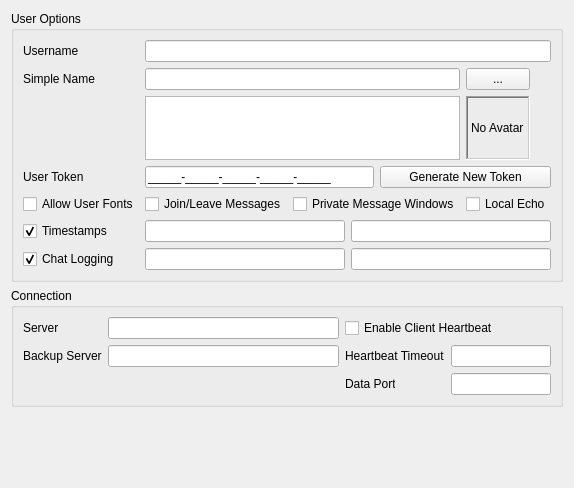
     <widget class="QWidget" name="qwpConnection" >
      <property name="geometry" >
       <rect>
        <x>0</x>
        <y>0</y>
        <width>553</width>
        <height>488</height>
       </rect>
      </property>
      <layout class="QVBoxLayout" name="verticalLayout" >
       <item>
        <widget class="QGroupBox" name="qgpUser" >
         <property name="sizePolicy" >
          <sizepolicy vsizetype="Preferred" hsizetype="Preferred" >
           <horstretch>0</horstretch>
           <verstretch>0</verstretch>
          </sizepolicy>
         </property>
         <property name="title" >
          <string>User Options</string>
         </property>
         <layout class="QGridLayout" name="gridLayout_4" >
          <item row="0" column="1" colspan="4" >
           <widget class="QLineEdit" name="qleUserName" >
            <property name="toolTip" >
             <string>Your raw username, allowing you to enter chat codes to format your name with colors, etc.</string>
            </property>
           </widget>
          </item>
          <item row="0" column="0" >
           <widget class="QLabel" name="qlbUserName" >
            <property name="text" >
             <string>Username</string>
            </property>
           </widget>
          </item>
          <item row="1" column="1" colspan="3" >
           <widget class="QLineEdit" name="qleTextName" >
            <property name="toolTip" >
             <string>The simplified version of your name for use with messaging and such.</string>
            </property>
            <property name="readOnly" >
             <bool>true</bool>
            </property>
           </widget>
          </item>
          <item row="1" column="0" >
           <widget class="QLabel" name="qlbTextName" >
            <property name="text" >
             <string>Simple Name</string>
            </property>
           </widget>
          </item>
          <item row="2" column="1" colspan="3" >
           <widget class="MTextBrowser" name="mtbChatName" >
            <property name="sizePolicy" >
             <sizepolicy vsizetype="Minimum" hsizetype="Preferred" >
              <horstretch>0</horstretch>
              <verstretch>0</verstretch>
             </sizepolicy>
            </property>
            <property name="maximumSize" >
             <size>
              <width>16777215</width>
              <height>64</height>
             </size>
            </property>
            <property name="acceptDrops" >
             <bool>false</bool>
            </property>
            <property name="toolTip" >
             <string>Your username as it will be displayed in chat.</string>
            </property>
            <property name="verticalScrollBarPolicy" >
             <enum>Qt::ScrollBarAlwaysOff</enum>
            </property>
            <property name="horizontalScrollBarPolicy" >
             <enum>Qt::ScrollBarAlwaysOff</enum>
            </property>
            <property name="textInteractionFlags" >
             <set>Qt::TextSelectableByMouse</set>
            </property>
            <property name="openLinks" >
             <bool>false</bool>
            </property>
           </widget>
          </item>
          <item row="2" column="4" >
           <widget class="QLabel" name="qlbAvatar" >
            <property name="minimumSize" >
             <size>
              <width>64</width>
              <height>64</height>
             </size>
            </property>
            <property name="maximumSize" >
             <size>
              <width>64</width>
              <height>64</height>
             </size>
            </property>
            <property name="frameShape" >
             <enum>QFrame::WinPanel</enum>
            </property>
            <property name="frameShadow" >
             <enum>QFrame::Sunken</enum>
            </property>
            <property name="text" >
             <string>No Avatar</string>
            </property>
            <property name="scaledContents" >
             <bool>true</bool>
            </property>
           </widget>
          </item>
          <item row="1" column="4" >
           <widget class="QPushButton" name="qpbBrowseAvatar" >
            <property name="maximumSize" >
             <size>
              <width>64</width>
              <height>16777215</height>
             </size>
            </property>
            <property name="text" >
             <string>...</string>
            </property>
           </widget>
          </item>
          <item row="3" column="1" colspan="2" >
           <widget class="QLineEdit" name="qleUserToken" >
            <property name="toolTip" >
             <string>Your current user token.  This token is used to identify you with the server even if you change your username.  It allows identification if your IP changes or somesuch.</string>
            </property>
            <property name="inputMask" >
             <string>>NNNNN-NNNNN-NNNNN-NNNNN-NNNNN;_</string>
            </property>
            <property name="readOnly" >
             <bool>true</bool>
            </property>
           </widget>
          </item>
          <item row="3" column="3" colspan="2" >
           <widget class="QPushButton" name="qpbGenerateToken" >
            <property name="text" >
             <string>Generate New Token</string>
            </property>
           </widget>
          </item>
          <item row="3" column="0" >
           <widget class="QLabel" name="qlbUserToken" >
            <property name="text" >
             <string>User Token</string>
            </property>
           </widget>
          </item>
          <item row="4" column="0" >
           <widget class="QCheckBox" name="qcbAllowUserFonts" >
            <property name="toolTip" >
             <string>If disabled, all other users will be displayed in the default font, rather than the font they are actually using.</string>
            </property>
            <property name="text" >
             <string>Allow User Fonts</string>
            </property>
           </widget>
          </item>
          <item row="4" column="1" >
           <widget class="QCheckBox" name="qcbShowJoinLeave" >
            <property name="toolTip" >
             <string>Toggles the display of messages when users join/leave chat channels.</string>
            </property>
            <property name="text" >
             <string>Join/Leave Messages</string>
            </property>
           </widget>
          </item>
          <item row="4" column="2" colspan="2" >
           <widget class="QCheckBox" name="qcbMessageWindows" >
            <property name="text" >
             <string>Private Message Windows</string>
            </property>
           </widget>
          </item>
          <item row="4" column="4" >
           <widget class="QCheckBox" name="qcbLocalEcho" >
            <property name="toolTip" >
             <string>Echo your own chat immediatelly, rather than waiting for it to return from the server.</string>
            </property>
            <property name="text" >
             <string>Local Echo</string>
            </property>
           </widget>
          </item>
          <item row="5" column="0" >
           <widget class="QCheckBox" name="qcbTimestamps" >
            <property name="toolTip" >
             <string>Enables timestamps on chat messages.</string>
            </property>
            <property name="text" >
             <string>Timestamps</string>
            </property>
            <property name="checked" >
             <bool>true</bool>
            </property>
           </widget>
          </item>
          <item rowspan="2" row="5" column="1" colspan="4" >
           <layout class="QGridLayout" name="gridLayout_6" >
            <item row="1" column="0" >
             <widget class="QLineEdit" name="qleLogFile" >
              <property name="toolTip" >
               <string>&lt;!DOCTYPE HTML PUBLIC "-//W3C//DTD HTML 4.0//EN" "http://www.w3.org/TR/REC-html40/strict.dtd">
&lt;html>&lt;head>&lt;meta name="qrichtext" content="1" />&lt;style type="text/css">
p, li { white-space: pre-wrap; }
&lt;/style>&lt;/head>&lt;body style=" font-family:'MS Shell Dlg 2'; font-size:8.25pt; font-weight:400; font-style:normal;">
&lt;p style=" margin-top:0px; margin-bottom:0px; margin-left:0px; margin-right:0px; -qt-block-indent:0; text-indent:0px; font-size:8pt;">The log filename template is built using the current date/time when a line is logged, allowing the chat log to be automatically split by day, month, year, etc.&lt;/p>
&lt;p style="-qt-paragraph-type:empty; margin-top:0px; margin-bottom:0px; margin-left:0px; margin-right:0px; -qt-block-indent:0; text-indent:0px; font-size:8pt;">&lt;/p>
&lt;p style=" margin-top:0px; margin-bottom:0px; margin-left:0px; margin-right:0px; -qt-block-indent:0; text-indent:0px; font-size:8pt;">&lt;span style=" font-weight:600;">Log Filename Options:&lt;/span>&lt;/p>
&lt;p style="-qt-paragraph-type:empty; margin-top:0px; margin-bottom:0px; margin-left:0px; margin-right:0px; -qt-block-indent:0; text-indent:0px; font-size:8pt;">&lt;/p>
&lt;p style="-qt-paragraph-type:empty; margin-top:0px; margin-bottom:0px; margin-left:0px; margin-right:0px; -qt-block-indent:0; text-indent:0px; font-size:8pt;">&lt;/p>
&lt;table border="0" style=" margin-top:0px; margin-bottom:0px; margin-left:0px; margin-right:0px;" cellspacing="2" cellpadding="0">
&lt;tr>
&lt;td style=" vertical-align:top;">
&lt;p style=" margin-top:0px; margin-bottom:0px; margin-left:0px; margin-right:0px; -qt-block-indent:0; text-indent:0px; font-size:8pt;">&lt;span style=" font-weight:600;">%d&lt;/span>&lt;/p>&lt;/td>
&lt;td style=" vertical-align:top;">
&lt;p style=" margin-top:0px; margin-bottom:0px; margin-left:0px; margin-right:0px; -qt-block-indent:0; text-indent:0px; font-size:8pt;">The day as number without a leading zero (1 to 31).&lt;/p>&lt;/td>&lt;/tr>
&lt;tr>
&lt;td style=" vertical-align:top;">
&lt;p style=" margin-top:0px; margin-bottom:0px; margin-left:0px; margin-right:0px; -qt-block-indent:0; text-indent:0px; font-size:8pt;">&lt;span style=" font-weight:600;">%dd&lt;/span>&lt;/p>&lt;/td>
&lt;td style=" vertical-align:top;">
&lt;p style=" margin-top:0px; margin-bottom:0px; margin-left:0px; margin-right:0px; -qt-block-indent:0; text-indent:0px; font-size:8pt;">The day as number with a leading zero (01 to 31).&lt;/p>&lt;/td>&lt;/tr>
&lt;tr>
&lt;td style=" vertical-align:top;">
&lt;p style=" margin-top:0px; margin-bottom:0px; margin-left:0px; margin-right:0px; -qt-block-indent:0; text-indent:0px; font-size:8pt;">&lt;span style=" font-weight:600;">%ddd&lt;/span>&lt;/p>&lt;/td>
&lt;td style=" vertical-align:top;">
&lt;p style=" margin-top:0px; margin-bottom:0px; margin-left:0px; margin-right:0px; -qt-block-indent:0; text-indent:0px; font-size:8pt;">The abbreviated localized day name (e.g. 'Mon' to 'Sun').&lt;/p>&lt;/td>&lt;/tr>
&lt;tr>
&lt;td style=" vertical-align:top;">
&lt;p style=" margin-top:0px; margin-bottom:0px; margin-left:0px; margin-right:0px; -qt-block-indent:0; text-indent:0px; font-size:8pt;">&lt;span style=" font-weight:600;">%dddd&lt;/span>&lt;/p>&lt;/td>
&lt;td style=" vertical-align:top;">
&lt;p style=" margin-top:0px; margin-bottom:0px; margin-left:0px; margin-right:0px; -qt-block-indent:0; text-indent:0px; font-size:8pt;">The long localized day name (e.g. 'Monday' to 'Sunday').&lt;/p>&lt;/td>&lt;/tr>
&lt;tr>
&lt;td style=" vertical-align:top;">
&lt;p style=" margin-top:0px; margin-bottom:0px; margin-left:0px; margin-right:0px; -qt-block-indent:0; text-indent:0px; font-size:8pt;">&lt;span style=" font-weight:600;">%m&lt;/span>&lt;/p>&lt;/td>
&lt;td style=" vertical-align:top;">
&lt;p style=" margin-top:0px; margin-bottom:0px; margin-left:0px; margin-right:0px; -qt-block-indent:0; text-indent:0px; font-size:8pt;">The month as number without a leading zero (1-12).&lt;/p>&lt;/td>&lt;/tr>
&lt;tr>
&lt;td style=" vertical-align:top;">
&lt;p style=" margin-top:0px; margin-bottom:0px; margin-left:0px; margin-right:0px; -qt-block-indent:0; text-indent:0px; font-size:8pt;">&lt;span style=" font-weight:600;">%mm&lt;/span>&lt;/p>&lt;/td>
&lt;td style=" vertical-align:top;">
&lt;p style=" margin-top:0px; margin-bottom:0px; margin-left:0px; margin-right:0px; -qt-block-indent:0; text-indent:0px; font-size:8pt;">The month as number with a leading zero (01-12).&lt;/p>&lt;/td>&lt;/tr>
&lt;tr>
&lt;td style=" vertical-align:top;">
&lt;p style=" margin-top:0px; margin-bottom:0px; margin-left:0px; margin-right:0px; -qt-block-indent:0; text-indent:0px; font-size:8pt;">&lt;span style=" font-weight:600;">%mmm&lt;/span>&lt;/p>&lt;/td>
&lt;td style=" vertical-align:top;">
&lt;p style=" margin-top:0px; margin-bottom:0px; margin-left:0px; margin-right:0px; -qt-block-indent:0; text-indent:0px; font-size:8pt;">The abbreviated localized month name (e.g. 'Jan' to 'Dec').&lt;/p>&lt;/td>&lt;/tr>
&lt;tr>
&lt;td style=" vertical-align:top;">
&lt;p style=" margin-top:0px; margin-bottom:0px; margin-left:0px; margin-right:0px; -qt-block-indent:0; text-indent:0px; font-size:8pt;">&lt;span style=" font-weight:600;">%mmmm  &lt;/span>&lt;/p>&lt;/td>
&lt;td style=" vertical-align:top;">
&lt;p style=" margin-top:0px; margin-bottom:0px; margin-left:0px; margin-right:0px; -qt-block-indent:0; text-indent:0px; font-size:8pt;">The long localized month name (e.g. 'January' to 'December').&lt;/p>&lt;/td>&lt;/tr>
&lt;tr>
&lt;td style=" vertical-align:top;">
&lt;p style=" margin-top:0px; margin-bottom:0px; margin-left:0px; margin-right:0px; -qt-block-indent:0; text-indent:0px; font-size:8pt;">&lt;span style=" font-weight:600;">%yy&lt;/span>&lt;/p>&lt;/td>
&lt;td style=" vertical-align:top;">
&lt;p style=" margin-top:0px; margin-bottom:0px; margin-left:0px; margin-right:0px; -qt-block-indent:0; text-indent:0px; font-size:8pt;">The year as two digit number (00-99).&lt;/p>&lt;/td>&lt;/tr>
&lt;tr>
&lt;td style=" vertical-align:top;">
&lt;p style=" margin-top:0px; margin-bottom:0px; margin-left:0px; margin-right:0px; -qt-block-indent:0; text-indent:0px; font-size:8pt;">&lt;span style=" font-weight:600;">%yyyy&lt;/span>&lt;/p>&lt;/td>
&lt;td style=" vertical-align:top;">
&lt;p style=" margin-top:0px; margin-bottom:0px; margin-left:0px; margin-right:0px; -qt-block-indent:0; text-indent:0px; font-size:8pt;">The year as four digit number.&lt;/p>&lt;/td>&lt;/tr>
&lt;tr>
&lt;td style=" vertical-align:top;">
&lt;p style=" margin-top:0px; margin-bottom:0px; margin-left:0px; margin-right:0px; -qt-block-indent:0; text-indent:0px; font-size:8pt;">&lt;span style=" font-weight:600;">%c&lt;/span>&lt;/p>&lt;/td>
&lt;td style=" vertical-align:top;">
&lt;p style=" margin-top:0px; margin-bottom:0px; margin-left:0px; margin-right:0px; -qt-block-indent:0; text-indent:0px; font-size:8pt;">The name of the logged chat channel.&lt;/p>&lt;/td>&lt;/tr>&lt;/table>&lt;/body>&lt;/html></string>
              </property>
             </widget>
            </item>
            <item row="1" column="1" >
             <widget class="QLineEdit" name="qleCurrentLogFile" >
              <property name="toolTip" >
               <string>An example of the entered log filename using the current date/time.</string>
              </property>
              <property name="readOnly" >
               <bool>true</bool>
              </property>
             </widget>
            </item>
            <item row="0" column="0" >
             <widget class="QLineEdit" name="qleTimestampFormat" >
              <property name="toolTip" >
               <string>&lt;!DOCTYPE HTML PUBLIC "-//W3C//DTD HTML 4.0//EN" "http://www.w3.org/TR/REC-html40/strict.dtd">
&lt;html>&lt;head>&lt;meta name="qrichtext" content="1" />&lt;style type="text/css">
p, li { white-space: pre-wrap; }
&lt;/style>&lt;/head>&lt;body style=" font-family:'MS Shell Dlg 2'; font-size:8.25pt; font-weight:400; font-style:normal;">
&lt;p style=" margin-top:0px; margin-bottom:0px; margin-left:0px; margin-right:0px; -qt-block-indent:0; text-indent:0px; font-size:8pt;">&lt;span style=" font-weight:600;">Timestamp Format Options:&lt;/span>&lt;/p>
&lt;p style="-qt-paragraph-type:empty; margin-top:0px; margin-bottom:0px; margin-left:0px; margin-right:0px; -qt-block-indent:0; text-indent:0px; font-size:8pt;">&lt;/p>
&lt;p style="-qt-paragraph-type:empty; margin-top:0px; margin-bottom:0px; margin-left:0px; margin-right:0px; -qt-block-indent:0; text-indent:0px; font-size:8pt;">&lt;/p>
&lt;table border="0" style=" margin-top:0px; margin-bottom:0px; margin-left:0px; margin-right:0px;" cellspacing="2" cellpadding="0">
&lt;tr>
&lt;td style=" vertical-align:top;">
&lt;p style=" margin-top:0px; margin-bottom:0px; margin-left:0px; margin-right:0px; -qt-block-indent:0; text-indent:0px; font-size:8pt;">&lt;span style=" font-weight:600;">h&lt;/span>&lt;/p>&lt;/td>
&lt;td style=" vertical-align:top;">
&lt;p style=" margin-top:0px; margin-bottom:0px; margin-left:0px; margin-right:0px; -qt-block-indent:0; text-indent:0px; font-size:8pt;">The hour without a leading zero (0 to 23 or 1 to 12 if AM/PM display)&lt;/p>&lt;/td>&lt;/tr>
&lt;tr>
&lt;td style=" vertical-align:top;">
&lt;p style=" margin-top:0px; margin-bottom:0px; margin-left:0px; margin-right:0px; -qt-block-indent:0; text-indent:0px; font-size:8pt;">&lt;span style=" font-weight:600;">hh&lt;/span>&lt;/p>&lt;/td>
&lt;td style=" vertical-align:top;">
&lt;p style=" margin-top:0px; margin-bottom:0px; margin-left:0px; margin-right:0px; -qt-block-indent:0; text-indent:0px; font-size:8pt;">The hour with a leading zero (00 to 23 or 01 to 12 if AM/PM display)&lt;/p>&lt;/td>&lt;/tr>
&lt;tr>
&lt;td style=" vertical-align:top;">
&lt;p style=" margin-top:0px; margin-bottom:0px; margin-left:0px; margin-right:0px; -qt-block-indent:0; text-indent:0px; font-size:8pt;">&lt;span style=" font-weight:600;">m&lt;/span>&lt;/p>&lt;/td>
&lt;td style=" vertical-align:top;">
&lt;p style=" margin-top:0px; margin-bottom:0px; margin-left:0px; margin-right:0px; -qt-block-indent:0; text-indent:0px; font-size:8pt;">The minute without a leading zero (0 to 59)&lt;/p>&lt;/td>&lt;/tr>
&lt;tr>
&lt;td style=" vertical-align:top;">
&lt;p style=" margin-top:0px; margin-bottom:0px; margin-left:0px; margin-right:0px; -qt-block-indent:0; text-indent:0px; font-size:8pt;">&lt;span style=" font-weight:600;">mm   &lt;/span>&lt;/p>&lt;/td>
&lt;td style=" vertical-align:top;">
&lt;p style=" margin-top:0px; margin-bottom:0px; margin-left:0px; margin-right:0px; -qt-block-indent:0; text-indent:0px; font-size:8pt;">The minute with a leading zero (00 to 59)&lt;/p>&lt;/td>&lt;/tr>
&lt;tr>
&lt;td style=" vertical-align:top;">
&lt;p style=" margin-top:0px; margin-bottom:0px; margin-left:0px; margin-right:0px; -qt-block-indent:0; text-indent:0px; font-size:8pt;">&lt;span style=" font-weight:600;">s&lt;/span>&lt;/p>&lt;/td>
&lt;td style=" vertical-align:top;">
&lt;p style=" margin-top:0px; margin-bottom:0px; margin-left:0px; margin-right:0px; -qt-block-indent:0; text-indent:0px; font-size:8pt;">The second without a leading zero (0 to 59)&lt;/p>&lt;/td>&lt;/tr>
&lt;tr>
&lt;td style=" vertical-align:top;">
&lt;p style=" margin-top:0px; margin-bottom:0px; margin-left:0px; margin-right:0px; -qt-block-indent:0; text-indent:0px; font-size:8pt;">&lt;span style=" font-weight:600;">ss&lt;/span>&lt;/p>&lt;/td>
&lt;td style=" vertical-align:top;">
&lt;p style=" margin-top:0px; margin-bottom:0px; margin-left:0px; margin-right:0px; -qt-block-indent:0; text-indent:0px; font-size:8pt;">The second with a leading zero (00 to 59)&lt;/p>&lt;/td>&lt;/tr>
&lt;tr>
&lt;td style=" vertical-align:top;">
&lt;p style=" margin-top:0px; margin-bottom:0px; margin-left:0px; margin-right:0px; -qt-block-indent:0; text-indent:0px; font-size:8pt;">&lt;span style=" font-weight:600;">z&lt;/span>&lt;/p>&lt;/td>
&lt;td style=" vertical-align:top;">
&lt;p style=" margin-top:0px; margin-bottom:0px; margin-left:0px; margin-right:0px; -qt-block-indent:0; text-indent:0px; font-size:8pt;">The milliseconds without leading zeroes (0 to 999)&lt;/p>&lt;/td>&lt;/tr>
&lt;tr>
&lt;td style=" vertical-align:top;">
&lt;p style=" margin-top:0px; margin-bottom:0px; margin-left:0px; margin-right:0px; -qt-block-indent:0; text-indent:0px; font-size:8pt;">&lt;span style=" font-weight:600;">zzz&lt;/span>&lt;/p>&lt;/td>
&lt;td style=" vertical-align:top;">
&lt;p style=" margin-top:0px; margin-bottom:0px; margin-left:0px; margin-right:0px; -qt-block-indent:0; text-indent:0px; font-size:8pt;">The milliseconds with leading zeroes (000 to 999)&lt;/p>&lt;/td>&lt;/tr>
&lt;tr>
&lt;td style=" vertical-align:top;">
&lt;p style=" margin-top:0px; margin-bottom:0px; margin-left:0px; margin-right:0px; -qt-block-indent:0; text-indent:0px; font-size:8pt;">&lt;span style=" font-weight:600;">AP&lt;/span>&lt;/p>&lt;/td>
&lt;td style=" vertical-align:top;">
&lt;p style=" margin-top:0px; margin-bottom:0px; margin-left:0px; margin-right:0px; -qt-block-indent:0; text-indent:0px; font-size:8pt;">Force the timestamp to use AM/PM display. &lt;span style=" font-style:italic;">AP&lt;/span> will be replaced by either "AM" or "PM".&lt;/p>&lt;/td>&lt;/tr>
&lt;tr>
&lt;td style=" vertical-align:top;">
&lt;p style=" margin-top:0px; margin-bottom:0px; margin-left:0px; margin-right:0px; -qt-block-indent:0; text-indent:0px; font-size:8pt;">&lt;span style=" font-weight:600;">ap&lt;/span>&lt;/p>&lt;/td>
&lt;td style=" vertical-align:top;">
&lt;p style=" margin-top:0px; margin-bottom:0px; margin-left:0px; margin-right:0px; -qt-block-indent:0; text-indent:0px; font-size:8pt;">Force the timestamp to use am/pm display. &lt;span style=" font-style:italic;">ap&lt;/span> will be replaced by either "am" or "pm".&lt;/p>&lt;/td>&lt;/tr>&lt;/table>
&lt;p style="-qt-paragraph-type:empty; margin-top:0px; margin-bottom:0px; margin-left:0px; margin-right:0px; -qt-block-indent:0; text-indent:0px; font-size:8pt;">&lt;/p>
&lt;p style=" margin-top:0px; margin-bottom:0px; margin-left:0px; margin-right:0px; -qt-block-indent:0; text-indent:0px; font-size:8pt;">Note: The timestamp also supports Qt's DateTime date format options as well, allowing you to put the date in the chat timestamp as well.  Literal characters may be entered by single quoting them (i.e. 'ap' will insert raw text "ap" rather than the am/pm display).&lt;/p>&lt;/body>&lt;/html></string>
              </property>
             </widget>
            </item>
            <item row="0" column="1" >
             <widget class="QLineEdit" name="qleCurrentTimestamp" >
              <property name="readOnly" >
               <bool>true</bool>
              </property>
             </widget>
            </item>
           </layout>
          </item>
          <item row="6" column="0" >
           <widget class="QCheckBox" name="qcbLogging" >
            <property name="toolTip" >
             <string>Enables file logging of chat.</string>
            </property>
            <property name="text" >
             <string>Chat Logging</string>
            </property>
            <property name="checked" >
             <bool>true</bool>
            </property>
           </widget>
          </item>
         </layout>
         <zorder>qleUserName</zorder>
         <zorder>qlbUserName</zorder>
         <zorder>qleTextName</zorder>
         <zorder>qlbTextName</zorder>
         <zorder>mtbChatName</zorder>
         <zorder>qlbAvatar</zorder>
         <zorder>qpbBrowseAvatar</zorder>
         <zorder>qleUserToken</zorder>
         <zorder>qpbGenerateToken</zorder>
         <zorder>qlbUserToken</zorder>
         <zorder>qcbAllowUserFonts</zorder>
         <zorder>qcbShowJoinLeave</zorder>
         <zorder>qcbMessageWindows</zorder>
         <zorder>qcbLocalEcho</zorder>
         <zorder>qcbTimestamps</zorder>
         <zorder></zorder>
         <zorder>qcbLogging</zorder>
        </widget>
       </item>
       <item>
        <widget class="QGroupBox" name="qgpConnection" >
         <property name="sizePolicy" >
          <sizepolicy vsizetype="Preferred" hsizetype="Preferred" >
           <horstretch>0</horstretch>
           <verstretch>0</verstretch>
          </sizepolicy>
         </property>
         <property name="title" >
          <string>Connection</string>
         </property>
         <layout class="QGridLayout" name="gridLayout_5" >
          <property name="sizeConstraint" >
           <enum>QLayout::SetDefaultConstraint</enum>
          </property>
          <property name="verticalSpacing" >
           <number>6</number>
          </property>
          <item row="0" column="0" >
           <layout class="QGridLayout" name="gridLayout_2" >
            <item row="0" column="0" >
             <widget class="QLabel" name="qlbServer" >
              <property name="text" >
               <string>Server</string>
              </property>
             </widget>
            </item>
            <item row="1" column="0" >
             <widget class="QLabel" name="qlbBackupServer" >
              <property name="text" >
               <string>Backup Server</string>
              </property>
             </widget>
            </item>
            <item row="0" column="1" >
             <widget class="QLineEdit" name="qleServer" />
            </item>
            <item row="1" column="1" >
             <widget class="QLineEdit" name="qleBackupServer" >
              <property name="toolTip" >
               <string>The listed backup server will be connected to if the primary server fails.  This field is not editable, and is instead controlled by the primary server's configuration.</string>
              </property>
              <property name="readOnly" >
               <bool>true</bool>
              </property>
             </widget>
            </item>
            <item row="0" column="2" colspan="2" >
             <widget class="QCheckBox" name="qcbHeartbeat" >
              <property name="toolTip" >
               <string>Enables a keepalive ping mechanism to ensure server connectivity is active.  Time between heartbeats is configurable.</string>
              </property>
              <property name="text" >
               <string>Enable Client Heartbeat</string>
              </property>
             </widget>
            </item>
            <item row="1" column="2" >
             <widget class="QLabel" name="qlbHeartbeat" >
              <property name="text" >
               <string>Heartbeat Timeout</string>
              </property>
             </widget>
            </item>
            <item row="1" column="3" >
             <widget class="QLineEdit" name="qleHeartbeatTimeout" >
              <property name="maximumSize" >
               <size>
                <width>100</width>
                <height>16777215</height>
               </size>
              </property>
              <property name="maxLength" >
               <number>6</number>
              </property>
             </widget>
            </item>
            <item row="2" column="2" >
             <widget class="QLabel" name="qlbDataPort" >
              <property name="sizePolicy" >
               <sizepolicy vsizetype="Preferred" hsizetype="Minimum" >
                <horstretch>0</horstretch>
                <verstretch>0</verstretch>
               </sizepolicy>
              </property>
              <property name="maximumSize" >
               <size>
                <width>50</width>
                <height>16777215</height>
               </size>
              </property>
              <property name="text" >
               <string>Data Port</string>
              </property>
             </widget>
            </item>
            <item row="2" column="3" >
             <widget class="QLineEdit" name="qleDataPort" >
              <property name="sizePolicy" >
               <sizepolicy vsizetype="Fixed" hsizetype="Fixed" >
                <horstretch>0</horstretch>
                <verstretch>0</verstretch>
               </sizepolicy>
              </property>
              <property name="maximumSize" >
               <size>
                <width>100</width>
                <height>16777215</height>
               </size>
              </property>
              <property name="toolTip" >
               <string>&lt;!DOCTYPE HTML PUBLIC "-//W3C//DTD HTML 4.0//EN" "http://www.w3.org/TR/REC-html40/strict.dtd">
&lt;html>&lt;head>&lt;meta name="qrichtext" content="1" />&lt;style type="text/css">
p, li { white-space: pre-wrap; }
&lt;/style>&lt;/head>&lt;body style=" font-family:'MS Shell Dlg 2'; font-size:8.25pt; font-weight:400; font-style:normal;">
&lt;p style=" margin-top:0px; margin-bottom:0px; margin-left:0px; margin-right:0px; -qt-block-indent:0; text-indent:0px;">&lt;span style=" font-size:8pt;">A sideband port that may be open to your local computer to allow certain types of file transfers through Mara.&lt;/span>&lt;/p>&lt;/body>&lt;/html></string>
              </property>
              <property name="maxLength" >
               <number>5</number>
              </property>
             </widget>
            </item>
           </layout>
          </item>
         </layout>
        </widget>
       </item>
       <item>
        <spacer name="verticalSpacer" >
         <property name="orientation" >
          <enum>Qt::Vertical</enum>
         </property>
         <property name="sizeHint" stdset="0" >
          <size>
           <width>20</width>
           <height>40</height>
          </size>
         </property>
        </spacer>
       </item>
      </layout>
     </widget>
